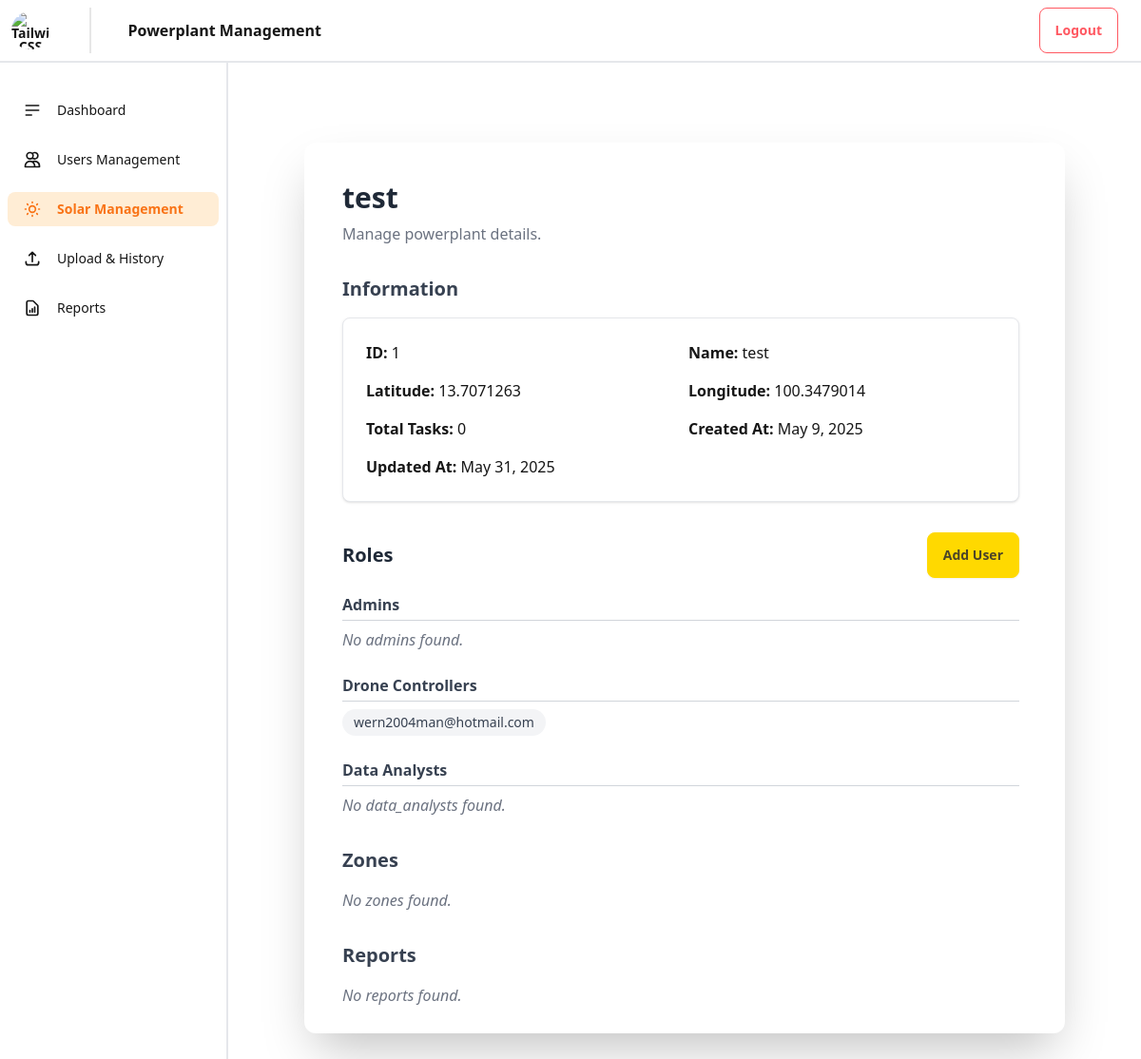
The app's page /solar-system/solar_management/1/ with its own data.
### myadmin/models.py (models this page shows, shortened)
class PowerPlant(models.Model):
    name = models.CharField(max_length=100)
    latitude = models.FloatField()
    longitude = models.FloatField()
    admin = models.ManyToManyField(CustomUser, related_name='admins')
    drone_controller = models.ManyToManyField(
        CustomUser, related_name='drone_controllers')
    data_analyst = models.ManyToManyField(
        CustomUser, related_name='data_analysts')
    total_tasks = models.IntegerField()
    createdAt = models.DateField(auto_now_add=True)
    updatedAt = models.DateField(auto_now=True)
    class PowerPlantStatus(models.TextChoices):
        ACTIVE = 'active'
        INACTIVE = 'inactive'
    status = models.CharField(
        max_length=20,
        choices=PowerPlantStatus.choices,
        default=PowerPlantStatus.ACTIVE
    )

### authentication/models.py (models this page shows, shortened)
class CustomUser(models.Model):
    user = models.OneToOneField(User, on_delete=models.CASCADE, related_name='custom')
    role = models.CharField(
    max_length=20,
    choices=[(tag.value[0], tag.value[1]) for tag in RoleEnum],
    default=RoleEnum.USER.value[0],
    )
    status = models.CharField(
    max_length=20,
    choices=[(tag.value[0], tag.value[1]) for tag in StatusEnum],
    default=StatusEnum.ACTIVE.value[0],
    )
    display_name = models.CharField(max_length=150, blank=True, null=True)
    profile_image = models.ImageField(upload_to='profile_images/', blank=True, null=True)

### myadmin/views.py (the view, shortened to what this page needs)
# urls.py: path('solar_management/<int:powerplant_id>/', views.solar_manage, name='solar_management_manage'),
def solar_manage(request, powerplant_id):
    powerplant = PowerPlant.objects.get(id=powerplant_id)
    zones = Zone.objects.filter(powerplant=powerplant)
    solar_cells = SolarCell.objects.filter(zone__in=zones)
    reports = Report.objects.filter(powerplant=powerplant)
    users = CustomUser.objects.all()
    context = {
        'powerplant': powerplant,
        'zones': zones,
        'solar_cells': solar_cells,
        'reports': reports,
        'roles': [('admin', 'Admin'), ('data_analyst', 'Data Analyst'), ('drone_controller', 'Drone Controller')],
        'users': users
    }
    return render(request, 'solar_management_manage.html', context)

### myadmin/context_processors.py (called while the page is built, shortened)
def global_user_context(request):
    return {}

### myadmin/templates/solar_management_manage.html (shortened to what this page needs)
{% extends 'base.html' %}
{% load static %}
{% block heading %}Powerplant Management{% endblock %}
{% block content %}
<div class="flex flex-col gap-8 p-4 max-w-6xl mx-auto">
    <div class="flex flex-col items-start gap-2">
        <h1 class="text-3xl font-bold text-gray-800">{{ powerplant.name }}</h1>
        <p class="text-gray-500">Manage powerplant details.</p>
    </div>
    <section>
        <h2 class="text-xl font-semibold mb-4 text-gray-700">Information</h2>
        <div class="bg-white p-6 rounded-lg shadow border border-gray-200 grid grid-cols-2 gap-4">
            <div><span class="font-bold">ID:</span> {{ powerplant.id }}</div>
            <div><span class="font-bold">Name:</span> {{ powerplant.name }}</div>
            <div><span class="font-bold">Latitude:</span> {{ powerplant.latitude }}</div>
            <div><span class="font-bold">Longitude:</span> {{ powerplant.longitude }}</div>
            <div><span class="font-bold">Total Tasks:</span> {{ powerplant.total_tasks }}</div>
            <div><span class="font-bold">Created At:</span> {{ powerplant.createdAt }}</div>
            <div><span class="font-bold">Updated At:</span> {{ powerplant.updatedAt }}</div>
        </div>
    </section>
    <section>
        <div class="flex justify-between items-center mb-4">
            <h2 class="text-xl font-semibold text-gray-800">Roles</h2>
            <button class="btn btn-primary" onclick="my_modal_3.showModal()">Add User</button>
        </div>
        <div class="mb-6">
            <h3 class="font-semibold mb-2 border-b border-gray-300 pb-1 text-gray-700">Admins</h3>
            {% if powerplant.admin.all %}
            <ul class="flex flex-wrap gap-2">
                {% for user in powerplant.admin.all %}
                <li>
                    <a href="{% url 'users_management_manage' user_id=user.id %}"
                        class="inline-block px-3 py-1 bg-gray-100 rounded-full hover:bg-blue-100 hover:text-blue-600 text-gray-700 text-sm font-medium transition duration-200 ease-in-out">
                        {{ user.user.email }}
                    </a>
                </li>
                {% endfor %}
            </ul>
            {% else %}
            <p class="text-gray-500 italic">No admins found.</p>
            {% endif %}
        </div>
        <div class="mb-6">
            <h3 class="font-semibold mb-2 border-b border-gray-300 pb-1 text-gray-700">Drone Controllers</h3>
            {% if powerplant.drone_controller.all %}
            <ul class="flex flex-wrap gap-2">
                {% for user in powerplant.drone_controller.all %}
                <li>
                    <a href="{% url 'users_management_manage' user_id=user.id %}"
                        class="inline-block px-3 py-1 bg-gray-100 rounded-full hover:bg-blue-100 hover:text-blue-600 text-gray-700 text-sm font-medium transition duration-200 ease-in-out">
                        {{ user.user.email }}
                    </a>
                </li>
                {% endfor %}
            </ul>
            {% else %}
            <p class="text-gray-500 italic">No drone controllers found.</p>
            {% endif %}
        </div>
        <div>
            <h3 class="font-semibold mb-2 border-b border-gray-300 pb-1 text-gray-700">Data Analysts</h3>
            {% if powerplant.data_analyst.all %}
            <ul class="flex flex-wrap gap-2">
                {% for user in powerplant.data_analyst.all %}
                <li>
                    <a href="{% url 'users_management_manage' user_id=user.id %}"
                        class="inline-block px-3 py-1 bg-gray-100 rounded-full hover:bg-blue-100 hover:text-blue-600 text-gray-700 text-sm font-medium transition duration-200 ease-in-out">
                        {{ user.user.email }}
                    </a>
                </li>
                {% endfor %}
            </ul>
            {% else %}
            <p class="text-gray-500 italic">No data_analysts found.</p>
            {% endif %}
        </div>
    </section>
    <section>
        <h2 class="text-xl font-semibold mb-4 text-gray-700">Zones</h2>
        {% if zones|length == 0 %}
        <div class="text-gray-500 italic">No zones found.</div>
        {% endif %}
    </section>
    <section>
        <h2 class="text-xl font-semibold mb-4 text-gray-700">Reports</h2>
        {% if reports|length == 0 %}
        <div class="text-gray-500 italic">No reports found.</div>
        {% endif %}
    </section>
</div>
{% endblock %}

### records on screen
PowerPlant: name "test", id "1", latitude "13.7071263", longitude "100.3479014", total_tasks "0", createdAt "May 9, 2025", updatedAt "May 31, 2025"
CustomUser: user.email "wern2004man@hotmail.com"
